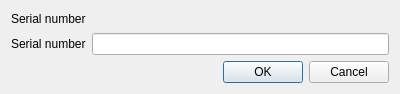
<?xml version="1.0" encoding="UTF-8"?>
<ui version="4.0">
 <class>AddSNDialog</class>
 <widget class="QDialog" name="AddSNDialog">
  <property name="geometry">
   <rect>
    <x>0</x>
    <y>0</y>
    <width>400</width>
    <height>94</height>
   </rect>
  </property>
  <property name="windowTitle">
   <string>Add Info Dialog</string>
  </property>
  <layout class="QVBoxLayout" name="verticalLayout">
   <item>
    <widget class="QLabel" name="lbl_title">
     <property name="text">
      <string>Serial number</string>
     </property>
    </widget>
   </item>
   <item>
    <layout class="QGridLayout" name="gridLayout_2">
     <item row="0" column="0">
      <widget class="QLabel" name="label_2">
       <property name="text">
        <string>Serial number</string>
       </property>
      </widget>
     </item>
     <item row="0" column="1">
      <widget class="QLineEdit" name="led_serial_number">
       <property name="maxLength">
        <number>50</number>
       </property>
      </widget>
     </item>
    </layout>
   </item>
   <item>
    <widget class="QDialogButtonBox" name="buttonBox">
     <property name="orientation">
      <enum>Qt::Horizontal</enum>
     </property>
     <property name="standardButtons">
      <set>QDialogButtonBox::Cancel|QDialogButtonBox::Ok</set>
     </property>
    </widget>
   </item>
  </layout>
 </widget>
 <resources/>
 <connections>
  <connection>
   <sender>buttonBox</sender>
   <signal>accepted()</signal>
   <receiver>AddSNDialog</receiver>
   <slot>accept()</slot>
   <hints>
    <hint type="sourcelabel">
     <x>248</x>
     <y>254</y>
    </hint>
    <hint type="destinationlabel">
     <x>157</x>
     <y>274</y>
    </hint>
   </hints>
  </connection>
  <connection>
   <sender>buttonBox</sender>
   <signal>rejected()</signal>
   <receiver>AddSNDialog</receiver>
   <slot>reject()</slot>
   <hints>
    <hint type="sourcelabel">
     <x>316</x>
     <y>260</y>
    </hint>
    <hint type="destinationlabel">
     <x>286</x>
     <y>274</y>
    </hint>
   </hints>
  </connection>
 </connections>
</ui>
